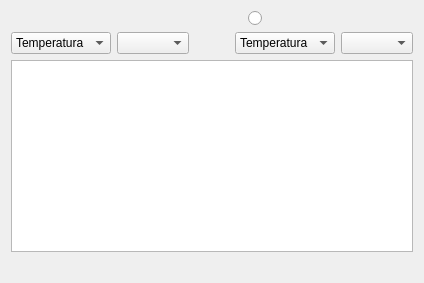
    <widget class="QWidget" name="W_Graficos">
     <property name="sizePolicy">
      <sizepolicy hsizetype="Expanding" vsizetype="Expanding">
       <horstretch>0</horstretch>
       <verstretch>0</verstretch>
      </sizepolicy>
     </property>
     <property name="windowTitle">
      <string>Gráficos</string>
     </property>
     <layout class="QGridLayout" name="gridLayout_13">
      <item row="0" column="0">
       <layout class="QGridLayout" name="gridLayout_7">
        <item row="2" column="0" colspan="3">
         <widget class="GraphicsLayoutWidget" name="GraphicLayout">
          <property name="sizePolicy">
           <sizepolicy hsizetype="Expanding" vsizetype="Expanding">
            <horstretch>0</horstretch>
            <verstretch>0</verstretch>
           </sizepolicy>
          </property>
         </widget>
        </item>
        <item row="1" column="0" colspan="3">
         <layout class="QHBoxLayout" name="horizontalLayout_4">
          <item>
           <widget class="QComboBox" name="cBox_MagIzq">
            <property name="styleSheet">
             <string notr="true"/>
            </property>
            <item>
             <property name="text">
              <string>Temperatura</string>
             </property>
            </item>
            <item>
             <property name="text">
              <string>Presión</string>
             </property>
            </item>
            <item>
             <property name="text">
              <string>Flujo</string>
             </property>
            </item>
            <item>
             <property name="text">
              <string>Corriente</string>
             </property>
            </item>
            <item>
             <property name="text">
              <string>Voltaje</string>
             </property>
            </item>
           </widget>
          </item>
          <item>
           <widget class="QComboBox" name="cBox_VarIzq"/>
          </item>
          <item>
           <spacer name="horizontalSpacer_9">
            <property name="orientation">
             <enum>Qt::Horizontal</enum>
            </property>
            <property name="sizeHint" stdset="0">
             <size>
              <width>40</width>
              <height>20</height>
             </size>
            </property>
           </spacer>
          </item>
          <item>
           <widget class="QComboBox" name="cBox_MagDer">
            <property name="styleSheet">
             <string notr="true"/>
            </property>
            <item>
             <property name="text">
              <string>Temperatura</string>
             </property>
            </item>
            <item>
             <property name="text">
              <string>Presión</string>
             </property>
            </item>
            <item>
             <property name="text">
              <string>Flujo</string>
             </property>
            </item>
            <item>
             <property name="text">
              <string>Corriente</string>
             </property>
            </item>
            <item>
             <property name="text">
              <string>Voltaje</string>
             </property>
            </item>
           </widget>
          </item>
          <item>
           <widget class="QComboBox" name="cBox_VarDer"/>
          </item>
         </layout>
        </item>
        <item row="3" column="1">
         <spacer name="horizontalSpacer_10">
          <property name="orientation">
           <enum>Qt::Horizontal</enum>
          </property>
          <property name="sizeHint" stdset="0">
           <size>
            <width>40</width>
            <height>20</height>
           </size>
          </property>
         </spacer>
        </item>
        <item row="0" column="0" colspan="3">
         <layout class="QHBoxLayout" name="horizontalLayout_3">
          <item>
           <widget class="QRadioButton" name="Graficando">
            <property name="maximumSize">
             <size>
              <width>100</width>
              <height>16777215</height>
             </size>
            </property>
            <property name="font">
             <font>
              <pointsize>15</pointsize>
              <weight>50</weight>
              <italic>false</italic>
              <bold>false</bold>
             </font>
            </property>
            <property name="layoutDirection">
             <enum>Qt::RightToLeft</enum>
            </property>
            <property name="autoFillBackground">
             <bool>false</bool>
            </property>
            <property name="styleSheet">
             <string notr="true"/>
            </property>
            <property name="text">
             <string/>
            </property>
            <property name="icon">
             <iconset>
              <normaloff>img/planckcurve.svg</normaloff>img/planckcurve.svg</iconset>
            </property>
            <property name="iconSize">
             <size>
              <width>80</width>
              <height>80</height>
             </size>
            </property>
           </widget>
          </item>
         </layout>
        </item>
       </layout>
      </item>
     </layout>
    </widget>
